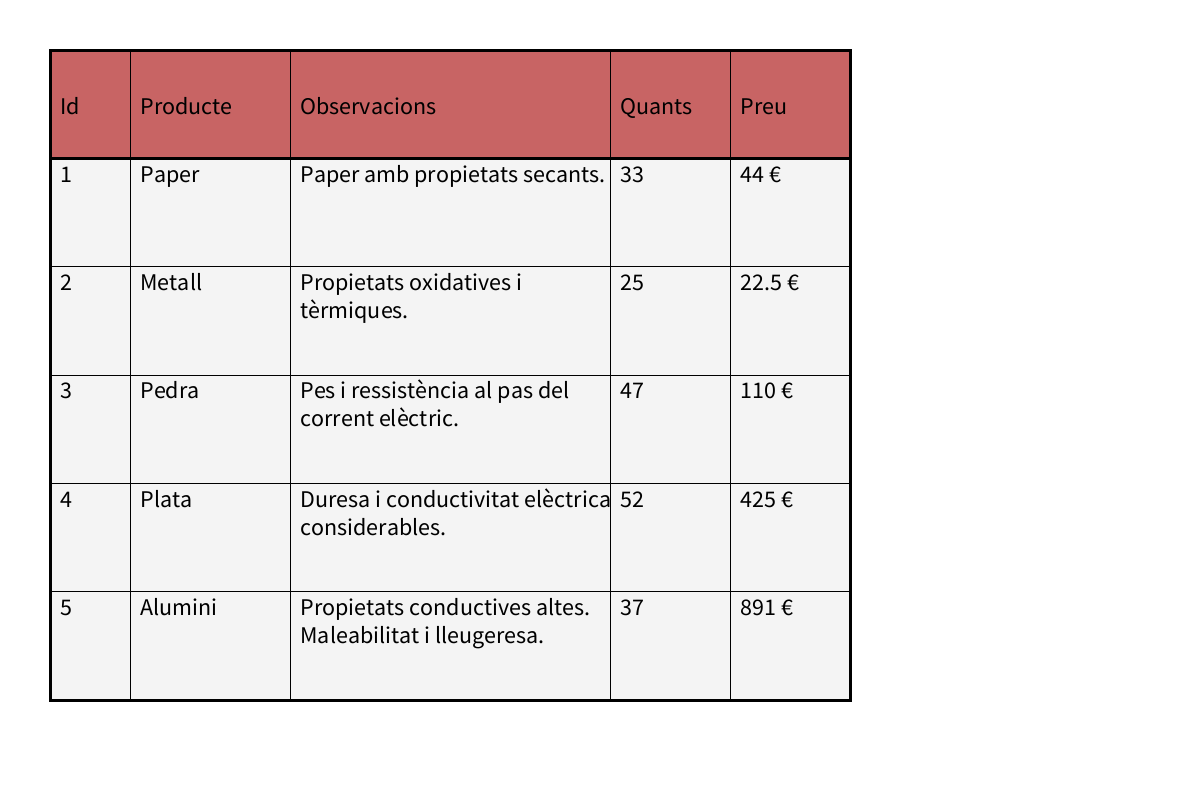
Frame 1 (no input)
Frame 60 (the mouse pressed at the canvas centre just before this capture): identical to frame 1, image omitted
Frame 120 (the mouse held since frame 60 and released just before this capture): identical to frame 1, image omitted

The Processing sketch that drew this single still picture (run headless with seeded random() and noise(); from frame 60 on, the mouse is pressed at the canvas centre):

// Processing sketch: table_002
// ── table_002.pde
// Components de la GUI
// Taula
Table t;

// Dimensions de la taula
float tableW = 800, tableH = 650;

// Número de files (capçalera inclosa) i columnes de la taula
int files = 6, columnes = 5;

// Títols de les columnes 
String[] headers = {"Id", "Producte", "Observacions", "Quants", "Preu"};

// Amplades de les columnes
float[] colWidths = {10, 20, 40, 15, 15};

// Dades de la taula
String[][] info = {
                     {"1", "Paper", "Paper amb propietats secants.", "33", "44 €"},
                     {"2", "Metall", "Propietats oxidatives i tèrmiques.", "25", "22.5 €"},
                     {"3", "Pedra", "Pes i ressistència al pas del corrent elèctric.", "47", "110 €"},
                     {"4", "Plata", "Duresa i conductivitat elèctrica considerables.", "52", "425 €"},
                     {"5", "Alumini", "Propietats conductives altes. Maleabilitat i lleugeresa.", "37", "891 €"},
                  };

void setup(){
  
  size(1200, 800);      // Dimensions de la Pantalla
  
  // Creació de la taula
  t = new Table(files, columnes);
  t.setHeaders(headers);
  t.setData(info);
  t.setColumnWidths(colWidths);
  
}

void draw(){
 
  background(255);
  
  // Dibuixa la taula
  t.display(50, 50, tableW, tableH);
  
}

// ── Table.pde

class Table {

  String[] tableHeaders;   // Títols de les columnes
  String[][] tableData;    // Dades de la taula
  float[] columnWidths;    // Amplades de les columnes
  
  int numCols, numRows;  // Número de files i columnes
  
  // Constructor
  Table(int nr, int nc){
    this.numRows = nr;
    this.numCols = nc;
  }
  
  // Setters
  
  void setHeaders(String[] h){
    this.tableHeaders = h;
  }
  
  void setData(String[][] d){
    this.tableData = d;
  }
  
  void setValueAt(String value, int nr, int nc){
    this.tableData[nr][nc] = value;
  }
  
  void setColumnWidths(float[] w){
    this.columnWidths = w;
  }
  
  // Dibuixa taula
  void display(float x, float y, float w, float h){
    pushStyle();
    fill(200, 50); stroke(0);strokeWeight(3);
    rect(x, y, w, h);
    
    float rowHeight = h / numRows;
    fill(200, 100, 100); stroke(0);strokeWeight(3);
    rect(x, y, w, rowHeight);
    
    // Dibuixa files
    stroke(0);
    for(int r = 1; r <numRows; r++){
      if(r==1){ strokeWeight(3); }
      else {    strokeWeight(1); }
      line(x, y + r*rowHeight, x + w, y + r*rowHeight);
    }
    
    // Dibuixa Columnes
    float xCol = x;
    for(int c = 0; c<numCols; c++){
      xCol += w*columnWidths[c]/100.0;
      line(xCol, y, xCol, y + h);
    }
    
    // Dibuixa textos
    fill(0); textSize(24);
    for(int r = 0; r< numRows; r++){
      xCol = x;
      for(int c = 0; c< numCols; c++){
        if(r==0){
          text(tableHeaders[c], xCol + 10, y + (r+0.5)*rowHeight + 10);
        }
        else{
          text(tableData[r-1][c], xCol + 10, y + (r+0.15)*rowHeight - 10, w*(columnWidths[c]-1)/100.0, rowHeight);
        }
        xCol += w*columnWidths[c]/100.0;
      }
    }
    popStyle();
  }
  
  
}
